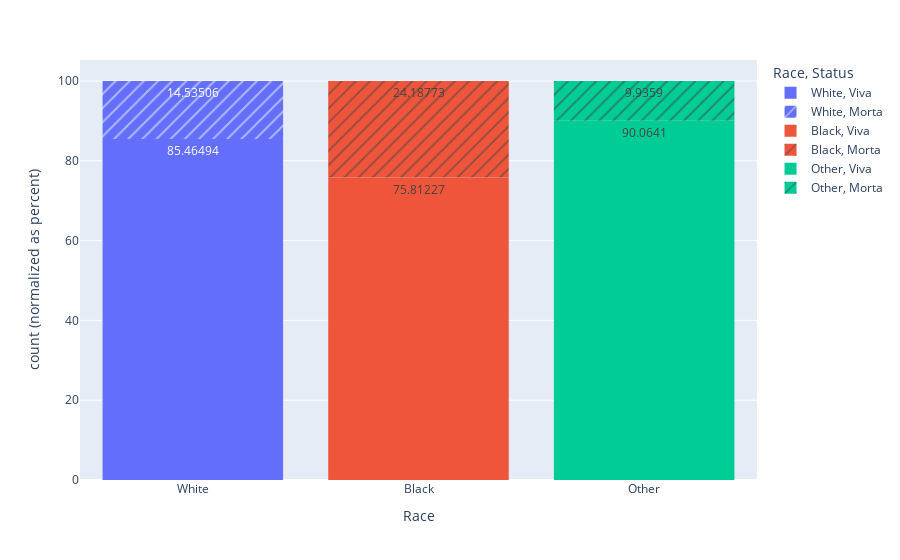

Notebook cell for this chart:
### Code cell
fig = px.histogram(df, x="Race", color="Race", pattern_shape="Status", text_auto= True, barnorm= 'percent')
fig.show()

### Figure 1 — Plotly figure (JSON) as saved in the notebook; plotly's stock layout.template omitted (floating-point values rounded to 4 significant figures; data arrays with more than 128 entries replaced by an {"elided": "..."} marker saying what was removed)
{"data": [{"alignmentgroup": "True", "bingroup": "x", "hovertemplate": "Race=%{x}<br>Status=Viva<br>count (normalized as percent)=%{y}<extra></extra>", "legendgroup": "White, Viva", "marker": {"color": "#636efa", "pattern": {"shape": ""}}, "name": "White, Viva", "offsetgroup": "White, Viva", "orientation": "v", "showlegend": true, "texttemplate": "%{value}", "type": "histogram", "x": {"elided": "2840 str values"}, "xaxis": "x", "yaxis": "y"}, {"alignmentgroup": "True", "bingroup": "x", "hovertemplate": "Race=%{x}<br>Status=Morta<br>count (normalized as percent)=%{y}<extra></extra>", "legendgroup": "White, Morta", "marker": {"color": "#636efa", "pattern": {"shape": "/"}}, "name": "White, Morta", "offsetgroup": "White, Morta", "orientation": "v", "showlegend": true, "texttemplate": "%{value}", "type": "histogram", "x": {"elided": "483 str values"}, "xaxis": "x", "yaxis": "y"}, {"alignmentgroup": "True", "bingroup": "x", "hovertemplate": "Race=%{x}<br>Status=Viva<br>count (normalized as percent)=%{y}<extra></extra>", "legendgroup": "Black, Viva", "marker": {"color": "#EF553B", "pattern": {"shape": ""}}, "name": "Black, Viva", "offsetgroup": "Black, Viva", "orientation": "v", "showlegend": true, "texttemplate": "%{value}", "type": "histogram", "x": {"elided": "210 str values"}, "xaxis": "x", "yaxis": "y"}, {"alignmentgroup": "True", "bingroup": "x", "hovertemplate": "Race=%{x}<br>Status=Morta<br>count (normalized as percent)=%{y}<extra></extra>", "legendgroup": "Black, Morta", "marker": {"color": "#EF553B", "pattern": {"shape": "/"}}, "name": "Black, Morta", "offsetgroup": "Black, Morta", "orientation": "v", "showlegend": true, "texttemplate": "%{value}", "type": "histogram", "x": ["Black", "Black", "Black", "Black", "Black", "Black", "Black", "Black", "Black", "Black", "Black", "Black", "Black", "Black", "Black", "Black", "Black", "Black", "Black", "Black", "Black", "Black", "Black", "Black", "Black", "Black", "Black", "Black", "Black", "Black", "Black", "Black", "Black", "Black", "Black", "Black", "Black", "Black", "Black", "Black", "Black", "Black", "Black", "Black", "Black", "Black", "Black", "Black", "Black", "Black", "Black", "Black", "Black", "Black", "Black", "Black", "Black", "Black", "Black", "Black", "Black", "Black", "Black", "Black", "Black", "Black", "Black"], "xaxis": "x", "yaxis": "y"}, {"alignmentgroup": "True", "bingroup": "x", "hovertemplate": "Race=%{x}<br>Status=Viva<br>count (normalized as percent)=%{y}<extra></extra>", "legendgroup": "Other, Viva", "marker": {"color": "#00cc96", "pattern": {"shape": ""}}, "name": "Other, Viva", "offsetgroup": "Other, Viva", "orientation": "v", "showlegend": true, "texttemplate": "%{value}", "type": "histogram", "x": {"elided": "281 str values"}, "xaxis": "x", "yaxis": "y"}, {"alignmentgroup": "True", "bingroup": "x", "hovertemplate": "Race=%{x}<br>Status=Morta<br>count (normalized as percent)=%{y}<extra></extra>", "legendgroup": "Other, Morta", "marker": {"color": "#00cc96", "pattern": {"shape": "/"}}, "name": "Other, Morta", "offsetgroup": "Other, Morta", "orientation": "v", "showlegend": true, "texttemplate": "%{value}", "type": "histogram", "x": ["Other", "Other", "Other", "Other", "Other", "Other", "Other", "Other", "Other", "Other", "Other", "Other", "Other", "Other", "Other", "Other", "Other", "Other", "Other", "Other", "Other", "Other", "Other", "Other", "Other", "Other", "Other", "Other", "Other", "Other", "Other"], "xaxis": "x", "yaxis": "y"}], "layout": {"barmode": "relative", "barnorm": "percent", "legend": {"title": {"text": "Race, Status"}, "tracegroupgap": 0}, "margin": {"t": 60}, "xaxis": {"anchor": "y", "categoryarray": ["White", "Black", "Other"], "categoryorder": "array", "domain": [0, 1], "title": {"text": "Race"}}, "yaxis": {"anchor": "x", "domain": [0, 1], "title": {"text": "count (normalized as percent)"}}}}
